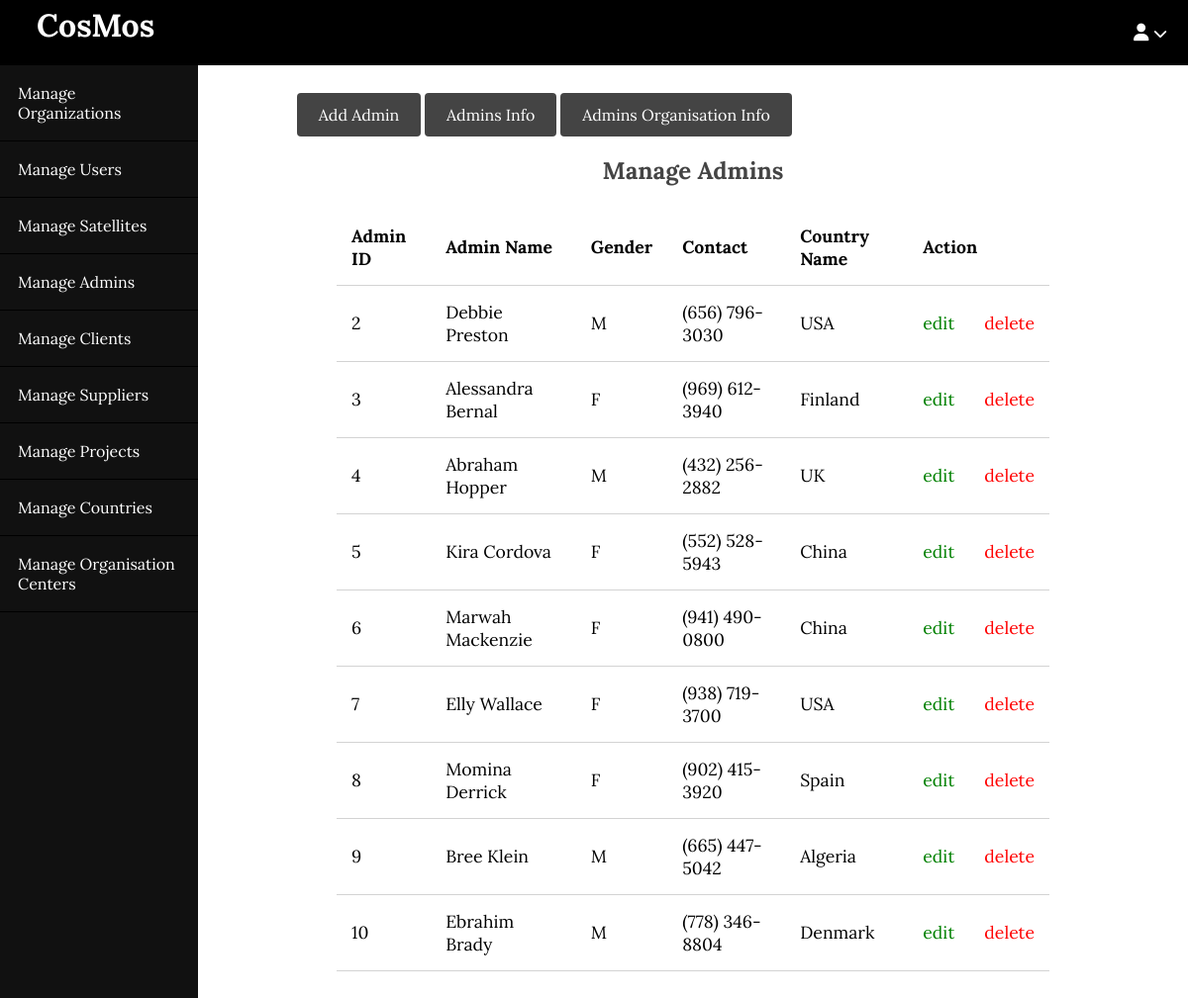
/blog/admin/admins/index.php, run on the app's committed database.
### tables this page shows
CREATE TABLE `admin_normalised___admin` (
  `Admin_ID` int(2) DEFAULT NULL,
  `Admin_Name` varchar(17) DEFAULT NULL,
  `Gender` varchar(10) DEFAULT NULL,
  `Contact` varchar(14) DEFAULT NULL,
  `Country_Name` varchar(7) DEFAULT NULL
);

### blog/app/database/db.php (called while the page is built, shortened)
<?php
require('connect.php');
function selectAll($table, $conditions = [])
{
    global $conn;
    $sql = "SELECT * FROM $table";
    if (empty($conditions)) {
        $stmt = $conn->prepare($sql);
        $stmt->execute();
        $records = $stmt->get_result()->fetch_all(MYSQLI_ASSOC);
        return $records;
    }
}

### blog/app/controllers/admins.php (called while the page is built, shortened)
<?php
include(ROOT_PATH . "/app/database/db.php");
$admins_info = selectAll('admin_normalised___admin');

### blog/admin/admins/index.php (the view, shortened to what this page needs)
<?php include(ROOT_PATH . "/app/controllers/admins.php");
?>
<!DOCTYPE html>
<html lang="en">
<head>
    <link rel="stylesheet" href="../../assets/css/style.css">
    <link rel="stylesheet" href="../../assets/css/admin.css">
</head>
<body>
    <?php include(ROOT_PATH . "/app/includes/adminHeader.php"); ?>
    <div class="admin-wrapper">
        <?php include(ROOT_PATH . "/app/includes/adminSidebar.php"); ?>
        <div class="admin-content">
            <div class="button-group">
                <a href="create.php" class="btn btn-big">Add Admin</a>
                <a href="index.php" class="btn btn-big">Admins Info</a>
                <a href="view.php" class="btn btn-big">Admins Organisation Info</a>
            </div>
            <div class="content">
                <h2 class="page-title">Manage Admins</h2>
                <table>
                    <thead>
                        <th>Admin ID</th>
                        <th>Admin Name</th>
                        <th>Gender</th>
                        <th>Contact</th>
                        <th>Country Name</th>
                        <th colspan="2">Action</th>
                    </thead>
                    <tbody>
                        <?php foreach($admins_info as $key => $admin): ?>
                            <tr>
                                <td><?php echo $admin['Admin_ID'] ?></td>
                                <td><?php echo $admin['Admin_Name'] ?></td>
                                <td><?php echo $admin['Gender'] ?></td>
                                <td><?php echo $admin['Contact'] ?></td>
                                <td><?php echo $admin['Country_Name'] ?></td>
                                <td><a href="edit.php?id=<?php echo $admin['Admin_ID'] ?>" class="edit">edit</a></td>
                                <td><a href="index.php?del_id=<?php echo $admin['Admin_ID'] ?>" class="delete">delete</a></td>
                            </tr>
                        <?php endforeach; ?>
                    </tbody>
                </table>
            </div>
        </div>
    </div>
</body>
</html>

### blog/assets/css/style.css (style rules this page uses)
* { box-sizing: border-box; }
html, body { height: 100%; padding: 0px; margin: 0px; background: white; font-family:'Lora', serif; }
h1, h2, h3, h4, h5, h6 { color: #444; margin: 5px; }
a { text-decoration: none; color: inherit; }
.btn { padding: .5rem 1rem; background: #444444; color: white; border: 1px solid transparent; border-radius: 0.25rem; }
.btn-big { padding: .7rem 1.3rem; line-height: 1.3rem; }
.content { width: 90%; margin: 30px auto 30px; }

### blog/assets/css/admin.css (style rules this page uses)
.admin-wrapper { display: flex; height: calc(100% - 66px); }
.admin-wrapper .admin-content { flex: 8; height: 100%; padding: 40px 100px 100px; overflow-y: scroll; }
.admin-content .page-title { text-align: center; margin-bottom: 1.5rem; }
table { width: 100%; border-collapse: collapse; font-size: 1.1rem; }
th,td { padding: 15px; text-align: left; border-bottom: 1px solid #d3d3d3; }
.edit { color: green; }
.delete { color: red; }

### data on the page
admin_normalised___admin: Admin_ID "2", Admin_Name "Debbie Preston", Gender "M", Contact "(656) 796-3030", Country_Name "USA"
admin_normalised___admin: Admin_ID "3", Admin_Name "Alessandra Bernal", Gender "F", Contact "(969) 612-3940", Country_Name "Finland"
admin_normalised___admin: Admin_ID "4", Admin_Name "Abraham Hopper", Gender "M", Contact "(432) 256-2882", Country_Name "UK"
admin_normalised___admin: Admin_ID "5", Admin_Name "Kira Cordova", Gender "F", Contact "(552) 528-5943", Country_Name "China"
admin_normalised___admin: Admin_ID "6", Admin_Name "Marwah Mackenzie", Gender "F", Contact "(941) 490-0800", Country_Name "China"
admin_normalised___admin: Admin_ID "7", Admin_Name "Elly Wallace", Gender "F", Contact "(938) 719-3700", Country_Name "USA"
admin_normalised___admin: Admin_ID "8", Admin_Name "Momina Derrick", Gender "F", Contact "(902) 415-3920", Country_Name "Spain"
admin_normalised___admin: Admin_ID "9", Admin_Name "Bree Klein", Gender "M", Contact "(665) 447-5042", Country_Name "Algeria"
admin_normalised___admin: Admin_ID "10", Admin_Name "Ebrahim Brady", Gender "M", Contact "(778) 346-8804", Country_Name "Denmark"
